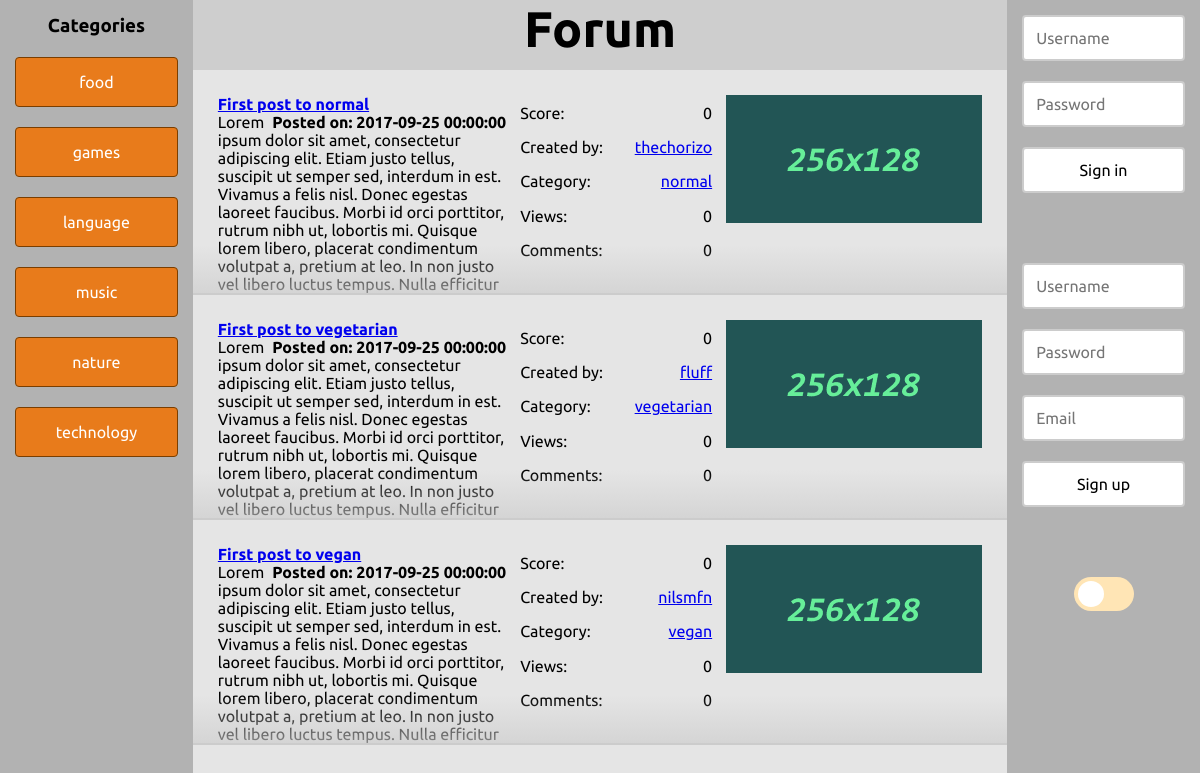
Screenshot of /?view=category&id=5 with the database file from the repository.
### tables this page shows
CREATE TABLE category (
	category_id INT(8) NOT NULL AUTO_INCREMENT,
	category_name VARCHAR(255) NOT NULL,
	UNIQUE INDEX category_name_unique_key (category_name),
	PRIMARY KEY (category_id)
);

CREATE TABLE post (
	post_id INT(8) NOT NULL AUTO_INCREMENT,
    post_subject VARCHAR(255) NOT NULL,
	post_content TEXT NOT NULL,
	post_date DATETIME NOT NULL,
	post_category INT(8) NOT NULL,
	post_creator INT(8) NOT NULL,
	post_score INT(8) NOT NULL DEFAULT 0,
	PRIMARY KEY (post_id)
);

CREATE TABLE user (
	user_id INT(8) NOT NULL AUTO_INCREMENT,
	user_name VARCHAR(30) NOT NULL,
    user_password VARCHAR(255) NOT NULL,
	user_email VARCHAR(255) NOT NULL,
	user_date	DATE NOT NULL,
	user_score INT(8) NOT NULL DEFAULT 0,
	UNIQUE INDEX user_name_unique_key (user_name),
	PRIMARY KEY (user_id)
);

CREATE TABLE subcategory (
	subcategory_id INT(8) NOT NULL AUTO_INCREMENT,
	subcategory_parent INT(8) NOT NULL,
	subcategory_name VARCHAR(255) NOT NULL,
	UNIQUE INDEX subcategory_name_unique_key (subcategory_name),
	PRIMARY KEY (subcategory_id)
);

### htdocs/model/categorymodel.php (called while the page is built)
<?php
class CategoryModel {
  function __construct($db) {
    $this->db = $db;
  }
  public function listCategories() {
    $sql = "SELECT category_id AS id, category_name AS name FROM category";
    return $this->db->select($sql);
  }
  public function listSubcategories($category) {
    $sql = "SELECT subcategory_id AS id, subcategory_name AS name FROM subcategory WHERE subcategory_parent = $category";
    return $this->db->select($sql);
  }
  public function listAll() {
    $res = array();
    $cats = $this->listCategories();
    for($i = 0; $i < count($cats); $i++) {
      $res[$i] = array($cats[$i], $this->listSubcategories($cats[$i]->id));
    }
    return $res;
  }
}
?>

### htdocs/model/db.php (called while the page is built, shortened)
<?php
class DB {
  protected static $conn;
  public function connect() {
    if(!isset(self::$conn)) {
      self::$conn = new mysqli(DB_HOST, DB_USER, DB_PASS, DB_NAME);
    }
    return self::$conn;
  }
  public function query($query) {
    $conn = $this->connect();
    $res = $conn->query($query);
    return $res;
  }
  public function select($query) {
    $res = $this->query($query);
    $rows = array();
    if($res->num_rows > 0) {
      while($row = $res->fetch_object()) {
        $rows[] = $row;
      }
    }
    return $rows;
  }
}
?>

### htdocs/controller/postcontroller.php (called while the page is built, shortened)
<?php
class PostController {
  private $model;
  function __construct($model) {
    $this->model = $model;
  }
  public function getPostList() {
    if(isset($_GET["view"])) {
      if($_GET["view"] == "category") return $this->model->listFromCat($_GET["id"]);
      else if($_GET["view"] == "subcategory") return $this->model->listFromSubCat($_GET["id"]);
    }
    else return $this->model->listAll();
  }
}
?>

### htdocs/model/postmodel.php (called while the page is built, shortened)
<?php
class PostModel {
  private $db;
  function __construct($db) {
    $this->db = $db;
  }
  public function listFromCat($cat) {
    $sql =
      "SELECT
        p.post_id AS id,
        p.post_subject AS subject,
        p.post_content AS content,
        p.post_date AS date,
        p.post_category AS category,
        p.post_creator AS creator,
        p.post_score AS score,
        sc.subcategory_name AS category_name,
        u.user_name AS creator_name,
        (SELECT COUNT(*) FROM postview WHERE post = p.post_id) AS views,
        (SELECT COUNT(*) FROM comment WHERE comment_post = p.post_id) AS num_comments,
        (SELECT img_url FROM postimg WHERE img_post = p.post_id LIMIT 1) AS img
      FROM
        post AS p INNER JOIN subcategory AS sc ON p.post_category = sc.subcategory_id INNER JOIN user AS u ON p.post_creator = u.user_id
      WHERE sc.subcategory_parent = $cat";
    return $this->db->select($sql);
  }
}
?>

### htdocs/view/categorylist.php (the view, shortened to what this page needs)
<?php
require_once "model/categorymodel.php";
$catmdl = new CategoryModel($db);
$catlist = $catmdl->listAll();
?>
<ul id="category-list">
  <?php
  foreach($catlist as $c) :
  ?>
    <li>
      <a href="/?view=category&id=<?= $c[0]->id ?>" class="button orange"><?= $c[0]->name ?></a>
    </li>
  <?php
  endforeach;
  ?>
</ul>

### htdocs/index.php (shortened to what this page needs)
<!doctype html>
<html lang="en">
<head>
  <link rel="stylesheet" type="text/css" href="/css/main.css">
  <link rel="stylesheet" type="text/css" href="/css/forum.css">
  <link rel="stylesheet" type="text/css" href="/css/post.css">
  <link rel="stylesheet" type="text/css" href="/css/user.css">
  <link rel="stylesheet" type="text/css" href="/css/misc.css">
</head>
<body>
  <?php
    include_once "model/db.php";
    $db = new DB();
    $ctrl = new Controller();
    $ctrl->invoke();
    $view = $ctrl->getView();
  ?>
  <div id="container">
    <div id="left">
      <h3>Categories</h3>
      <?php
        include_once "view/categorylist.php";
      ?>
    </div>
    <div id="center">
      <div id="center-header">
        <p id="center-header-left">
        </p>
        <p id="center-header-center">
          Forum
        </p>
        <p id="center-header-right">
        </p>
      </div>
      <div id="center-main">
        <?php include_once $view; ?>
      </div>
    </div>
    <div id="right">
      <?php include_once "view/userlist.php"; ?>
      <div class="day-night-switch">
        <label class="switch">
          <span class="slider round"></span>
        </label>
      </div>
    </div>
  </div>
</body>
</html>

### htdocs/view/postlist.php
<?php
require_once "model/postmodel.php";
require_once "controller/postcontroller.php";
require_once "libs/parsedown.php";
if(!isset($postmdl)) $postmdl = new PostModel($db);
if(!isset($postctrl)) $postctrl = new PostController($postmdl);
$parsedown = new Parsedown();
$plist = $postctrl->getPostList($postmdl);
?>
<ul id="category-list">
  <?php
  foreach($plist as $p) :
    $p->content = $parsedown->text($p->content);
  ?>
    <div class="post">
      <div class="post-content">
        <span class="post-header"><a href="/?view=post&id=<?= $p->id ?>"><?= $p->subject ?></a></span>
        <span class="post-date">Posted on: <time><?= $p->date ?></time></span>
        <p class="post-preview"><?= $p->content ?></p>
      </div>
      <table class="post-data">
        <tr class='post-score'>
          <td>Score:</td>
          <td><?= $p->score ?></td>
        </tr>
        <tr class='post_creator'>
          <td>Created by:</td>
          <td><a href="/?view=user&id=<?= $p->creator ?>"><?= $p->creator_name ?></a></td>
        </tr>
        <tr class='post-category'>
          <td>Category:</td>
          <td><a href="/?view=subcategory&id=<?= $p->category ?>"><?= $p->category_name ?></a></td>
        </tr>
        <tr class='post-views'>
          <td>Views:</td>
          <td><?= $p->views ?></td>
        </tr>
        <tr class='post-comments'>
          <td>Comments:</td>
          <td><?= $p->num_comments ?></td>
        </tr>
      </table>
      <img class="post-thumbnail" src="<?= !empty($p->img) ? $p->img : "/img/post-img-def.png" ?>" alt="post-thumbnail" />
    </div>
  <?php
  endforeach;
  ?>
</ul>

### htdocs/libs/parsedown.php (shortened to what this page needs)
<?php
class Parsedown
{
    protected $breaksEnabled;
    protected function unmarkedText($text)
    {
        if ($this->breaksEnabled)
        {
            $text = preg_replace('/[ ]*\n/', "<br />\n", $text);
        }
        else
        {
            $text = preg_replace('/(?:[ ][ ]+|[ ]*\\\\)\n/', "<br />\n", $text);
            $text = str_replace(" \n", "\n", $text);
        }
        return $text;
    }
}

### htdocs/view/userlist.php (shortened to what this page needs)
<?php
if(!isset($_SESSION["user_id"])) :
?>
  <form action="" method="post" class="login-form">
    <input type="text" name="user_name" placeholder="Username" required /><br />
    <input type="password" name="user_password" placeholder="Password" required /><br />
    <input type="submit" name="signin_submit" value="Sign in" /><br />
  </form>
  <form action="" method="post" class="register-form">
    <input type="text" name="user_name" placeholder="Username" required /><br />
    <input type="password" name="user_password" placeholder="Password" required /><br />
    <input type="email" name="user_email" placeholder="Email" required /><br />
    <input type="submit" name="signup_submit" value="Sign up" /><br />
  </form>
<?php endif; ?>

### htdocs/css/main.css (style rules this page uses)
* { margin: 0; padding: 0; font-family: "Ubuntu", sans-serif; }
html { background-color: #fff; color: #000; transition-duration: 0.4s; }
body { overflow: hidden; }
#container { display: flex; flex-flow: row wrap; text-align: center; width: 100vw; height: 100vh; overflow: auto; }
#container > * { flex: 1 100%; }
#left, #right { background-color: rgba(0,0,0,0.3); padding: 15px; overflow-y: auto; }
@media all and (min-width: 600px) { #left, #right { flex: 1 1; } }
@media all and (min-width: 800px) { #center { flex: 5 0; } }
@media all and (min-width: 800px) { #left { order: 1; } }
@media all and (min-width: 800px) { #center { order: 2; } }
@media all and (min-width: 800px) { #right { order: 3; } }
#center { background-color: rgba(0,0,0,0.1); text-align: center; overflow-y: auto; }
#center-header { background-color: rgba(0,0,0,0.1); padding: 0; display: flex; padding: 0 10px; min-height: 70px; }
#center-header-left, #center-header-right { flex: 0.25; display: flex; flex-direction: column; justify-content: center; }
#center-header-center { flex: 0.5; font-weight: bold; font-size: 50px; }

### htdocs/css/forum.css (style rules this page uses)
#category-list, #category-list ul { list-style-type: none; }
#left .button { width: 100%; margin: 20px 0 0 0; }
.post { display: flex; box-sizing: border-box; padding: 25px; border-bottom: 2px solid #ccc; max-height: 225px; overflow: hidden; position: relative; }
.post:before { content: ''; width: 100%; height: 100%; position: absolute; left: 0; top: 25px; background: linear-gradient(transparent 150px, #ccc); pointer-events: none; }
.post-content { flex: 1; text-align: left; }
.post-header { font-weight: bolder; }
.post-date { float: right; font-weight: bold; }
.post-data { text-align: left; margin-left: 10px; margin-right: 10px; width: 200px; }
.post-data td { padding: 2px; }
.post-data tr td:last-child { text-align: right; }
.post-thumbnail { background-color: #000; width: 256px; height: 128px; float: right; text-align: center; }
.login-form, .register-form { margin: 0 0 50px 0; }
.login-form > input, .register-form > input { width: 100%; margin: 0 0 20px 0; }

### htdocs/css/misc.css (style rules this page uses)
.button { background-color: #f1f1f1; border: 1px solid #f2f2f2; color: #000; border-radius: 4px; padding: 15px 32px; text-align: center; text-decoration: none; display: inline-block; font-size: 16px; cursor: pointer; transition-duration: 0.4s; box-sizing: border-box; }
.orange { background-color: #e87b1b; border: 1px solid #7a3e00; color: #fff; }
.switch { position: relative; display: inline-block; width: 60px; height: 34px; }
.slider { position: absolute; cursor: pointer; top: 0; left: 0; right: 0; bottom: 0; background-color: #ccc; -webkit-transition: .4s; transition: .4s; }
.slider:before { position: absolute; content: ""; height: 26px; width: 26px; left: 4px; bottom: 4px; background-color: white; -webkit-transition: .4s; transition: .4s; }
.slider.round { border-radius: 34px; }
.slider.round:before { border-radius: 50%; }
.day-night-switch { margin-top: 20px; }
.day-night-switch .slider { background-color: #ffe5b5; font-size: 18px; }
input[type="text"], input[type="password"], input[type="email"], input[type="submit"]:not(.button):not(.link), textarea, select { box-sizing: border-box; border: 2px solid #ccc; border-radius: 4px; font-size: 16px; background-color: white; padding: 12px 12px 12px 12px; }

### rows the page displays
category: category_name "food"
category: category_name "games"
category: category_name "language"
category: category_name "music"
category: category_name "nature"
category: category_name "technology"
post: post_subject "First post to normal", post_date "2017-09-25 00:00:00", post_score "0", post_creator.user_name "thechorizo", post_category.subcategory_name "normal", views "0", num_comments "0"
post: post_subject "First post to vegetarian", post_date "2017-09-25 00:00:00", post_score "0", post_creator.user_name "fluff", post_category.subcategory_name "vegetarian", views "0", num_comments "0"
post: post_subject "First post to vegan", post_date "2017-09-25 00:00:00", post_score "0", post_creator.user_name "nilsmfn", post_category.subcategory_name "vegan", views "0", num_comments "0"
